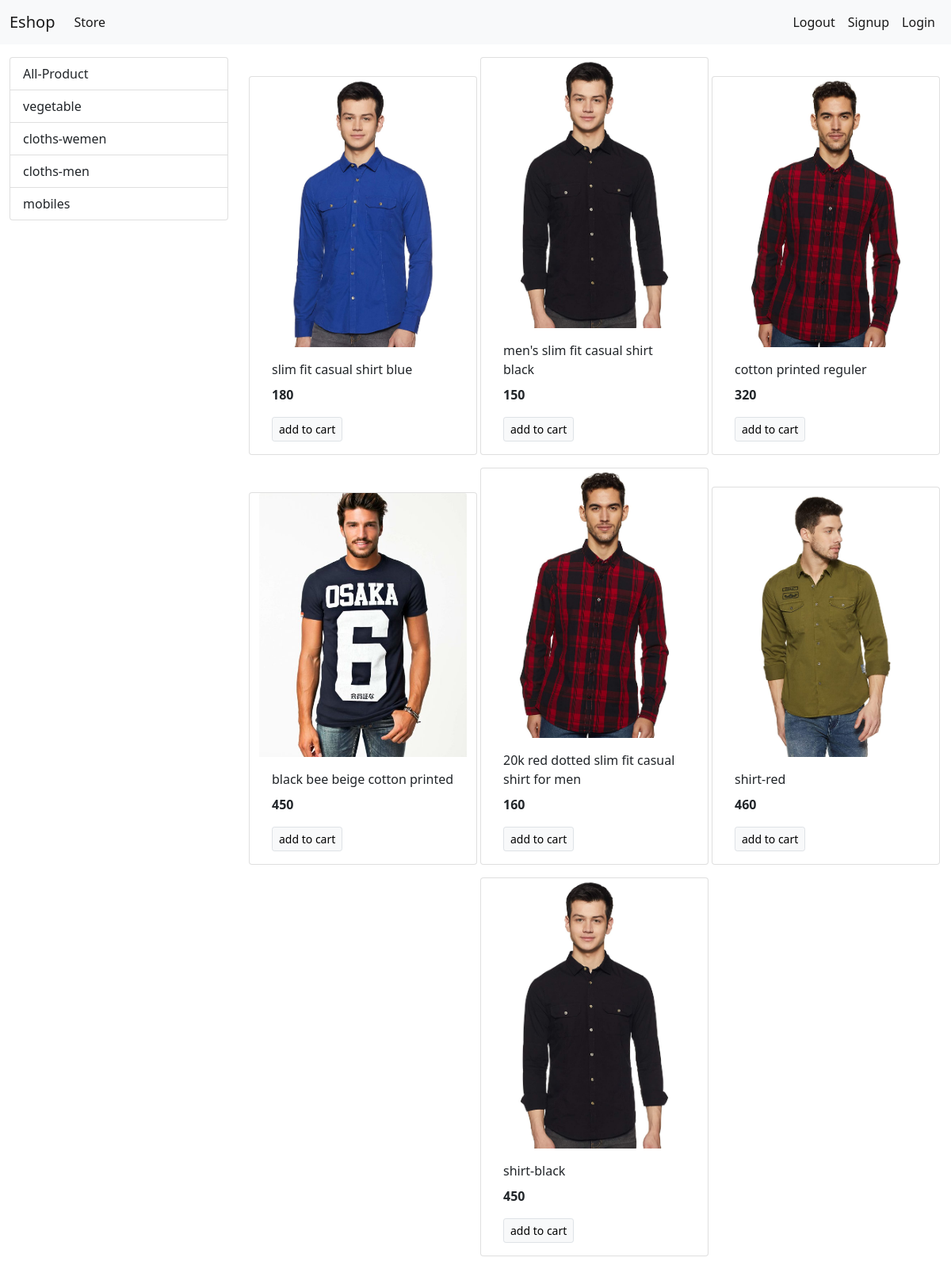
The app's page /?category=5 with its own data.
### store/models/category.py (models this page shows, shortened)
class Catagory(models.Model):
    name = models.CharField(max_length=20)
    @staticmethod
    def get_all_categories():
        return Catagory.objects.all()

### store/models/product.py (models this page shows, shortened)
class Product(models.Model):
    name = models.CharField(max_length=50)
    price = models.IntegerField(default=0)
    category = models.ForeignKey(Catagory, on_delete=models.CASCADE, default=1)
    description = models.CharField(max_length=200, default='', null=True, blank=True)
    image = models.ImageField(upload_to='uploads/products/')
    @staticmethod
    def get_all_products_by_categoryid(category_id):
        if category_id:
            return Product.objects.filter(category=category_id)
        else:
            return Product.get_all_products();

### store/views/home.py (the view)
# urls.py: path('', home.Index.as_view(), name='homepage'),
class Index(View):
    def get(self, request):
        products = None
        categories = Catagory.get_all_categories();
        categoryID = request.GET.get('category')
        if categoryID:
            products = Product.get_all_products_by_categoryid(categoryID)
        else:
            products = Product.get_all_products();
        data = {}
        data['products'] = products
        data['categories'] = categories
        return render(request, 'index.html', data)

### store/templates/index.html
{% extends 'base.html' %}
{% block content %}
<div class="container-fluid mt-3">
    <div class="row">
        <div class="col-lg-3">
            <div class="list-group">
                <a class="list-group-item list-group-item-action " href="/">All-Product</a>
                {% for category in categories %}
                <a class="list-group-item list-group-item-action "
                   href="/?category={{category.id}}">{{category.name}}</a>
                {% endfor %}
            </div>
        </div>
        <div class="col-lg-9 mx-auto" id="product">
            <div class="row mx-auto">
                {% for product in products %}
                <div class="card m-auto mb-3" style="width: 18rem;">
                    <img alt="IMGAE" class="card-img-top" src={{product.image.url}}>
                    <div class="card-body">
                        <p class="card-title">{{product.name}}</p>
                        <p class="card-text"><b>{{product.price}}</b></p>
                        <a class="btn btn-light border btn-sm" href="#">add to cart</a>
                    </div>
                </div>
                {% endfor %}
            </div>
        </div>
    </div>
</div>
{% endblock %}

### records on screen
Catagory: name "vegetable"
Catagory: name "cloths-wemen"
Catagory: name "cloths-men"
Catagory: name "mobiles"
Product: image (picture), name "slim fit casual shirt blue", price "180"
Product: image (picture), name "men's slim fit casual shirt black", price "150"
Product: image (picture), name "cotton printed reguler", price "320"
Product: image (picture), name "black bee beige cotton printed", price "450"
Product: image (picture), name "20k red dotted slim fit casual shirt for men", price "160"
Product: image (picture), name "shirt-red", price "460"
Product: image (picture), name "shirt-black", price "450"
